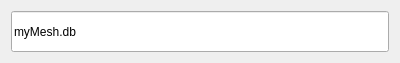
<?xml version="1.0" encoding="UTF-8"?>
<ui version="4.0">
 <class>LEDataBaseName</class>
 <widget class="QDialog" name="LEDataBaseName">
  <property name="geometry">
   <rect>
    <x>0</x>
    <y>0</y>
    <width>400</width>
    <height>61</height>
   </rect>
  </property>
  <property name="windowTitle">
   <string>Enter DataBase File</string>
  </property>
  <layout class="QGridLayout" name="gridLayout">
   <item row="0" column="0">
    <widget class="QLineEdit" name="LEBaseName">
     <property name="minimumSize">
      <size>
       <width>341</width>
       <height>41</height>
      </size>
     </property>
     <property name="text">
      <string>myMesh.db</string>
     </property>
    </widget>
   </item>
  </layout>
 </widget>
 <resources/>
 <connections/>
</ui>
